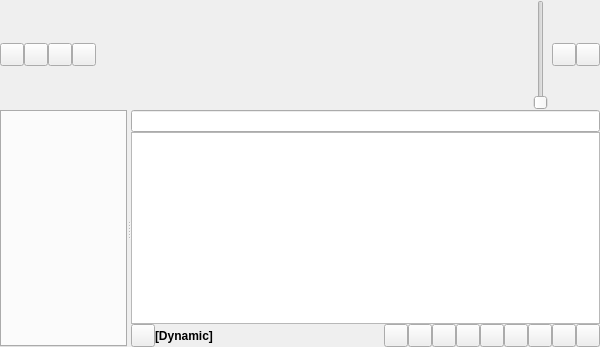
<?xml version="1.0" encoding="UTF-8"?>
<ui version="4.0">
 <class>MainWindow</class>
 <widget class="QWidget" name="MainWindow">
  <property name="geometry">
   <rect>
    <x>0</x>
    <y>0</y>
    <width>600</width>
    <height>347</height>
   </rect>
  </property>
  <layout class="QVBoxLayout" name="verticalLayout">
   <property name="spacing">
    <number>0</number>
   </property>
   <property name="margin">
    <number>0</number>
   </property>
   <item>
    <widget class="QWidget" name="toolbar" native="true">
     <layout class="QHBoxLayout" name="toolbarLayout">
      <property name="spacing">
       <number>0</number>
      </property>
      <property name="margin">
       <number>0</number>
      </property>
      <item>
       <widget class="ToolButton" name="prevTrackButton"/>
      </item>
      <item>
       <widget class="ToolButton" name="playPauseTrackButton"/>
      </item>
      <item>
       <widget class="ToolButton" name="stopTrackButton"/>
      </item>
      <item>
       <widget class="ToolButton" name="nextTrackButton"/>
      </item>
      <item>
       <spacer name="volumeSliderSpacer">
        <property name="orientation">
         <enum>Qt::Horizontal</enum>
        </property>
        <property name="sizeType">
         <enum>QSizePolicy::Fixed</enum>
        </property>
        <property name="sizeHint" stdset="0">
         <size>
          <width>4</width>
          <height>4</height>
         </size>
        </property>
       </spacer>
      </item>
      <item>
       <widget class="CoverWidget" name="coverWidget"/>
      </item>
      <item>
       <widget class="NowPlayingWidget" name="nowPlaying"/>
      </item>
      <item>
       <spacer name="volumeSliderSpacera">
        <property name="orientation">
         <enum>Qt::Horizontal</enum>
        </property>
        <property name="sizeType">
         <enum>QSizePolicy::Fixed</enum>
        </property>
        <property name="sizeHint" stdset="0">
         <size>
          <width>4</width>
          <height>4</height>
         </size>
        </property>
       </spacer>
      </item>
      <item>
       <widget class="VolumeSlider" name="volumeSlider"/>
      </item>
      <item>
       <spacer name="volumeSliderSpacer">
        <property name="orientation">
         <enum>Qt::Horizontal</enum>
        </property>
        <property name="sizeType">
         <enum>QSizePolicy::Fixed</enum>
        </property>
        <property name="sizeHint" stdset="0">
         <size>
          <width>4</width>
          <height>4</height>
         </size>
        </property>
       </spacer>
      </item>
      <item>
       <widget class="ToolButton" name="songInfoButton"/>
      </item>
      <item>
       <widget class="MenuButton" name="menuButton"/>
      </item>
     </layout>
    </widget>
   </item>
   <item>
    <widget class="MessageWidget" name="messageWidget"/>
   </item>
   <item>
    <widget class="QStackedWidget" name="stack">
     <property name="currentIndex">
      <number>0</number>
     </property>
     <widget class="AutohidingSplitter" name="splitter">
      <property name="enabled">
       <bool>true</bool>
      </property>
      <property name="sizePolicy">
       <sizepolicy hsizetype="MinimumExpanding" vsizetype="MinimumExpanding">
        <horstretch>0</horstretch>
        <verstretch>0</verstretch>
       </sizepolicy>
      </property>
      <property name="orientation">
       <enum>Qt::Horizontal</enum>
      </property>
      <widget class="QWidget" name="tabWidgetContainer">
       <layout class="QVBoxLayout" name="vlayout">
        <property name="spacing">
         <number>0</number>
        </property>
        <property name="leftMargin">
         <number>0</number>
        </property>
        <property name="topMargin">
         <number>0</number>
        </property>
        <property name="rightMargin">
         <number>0</number>
        </property>
        <property name="bottomMargin">
         <number>0</number>
        </property>
        <item>
         <widget class="FancyTabWidget" name="tabWidget">
          <property name="minimumSize">
           <size>
            <width>32</width>
            <height>32</height>
           </size>
          </property>
         </widget>
        </item>
       </layout>
      </widget>
      <widget class="QWidget" name="playQueueWidget">
       <property name="sizePolicy">
        <sizepolicy hsizetype="Expanding" vsizetype="Expanding">
         <horstretch>2</horstretch>
         <verstretch>0</verstretch>
        </sizepolicy>
       </property>
       <layout class="QVBoxLayout" name="vlayoutx">
        <property name="spacing">
         <number>0</number>
        </property>
        <property name="margin">
         <number>0</number>
        </property>
        <item>
         <widget class="SearchWidget" name="playQueueSearchWidget"/>
        </item>
        <item>
         <widget class="PlayQueueView" name="playQueue"/>
        </item>
        <item>
         <layout class="QHBoxLayout" name="hlayout">
          <property name="spacing">
           <number>0</number>
          </property>
          <property name="margin">
           <number>0</number>
          </property>
          <item>
           <widget class="ToolButton" name="stopDynamicButton"/>
          </item>
          <item>
           <widget class="QLabel" name="dynamicLabel">
            <property name="font">
             <font>
              <weight>75</weight>
              <bold>true</bold>
             </font>
            </property>
            <property name="text">
             <string>[Dynamic]</string>
            </property>
           </widget>
          </item>
          <item>
           <widget class="SqueezedTextLabel" name="playQueueStatsLabel"/>
          </item>
          <item>
           <spacer>
            <property name="orientation">
             <enum>Qt::Horizontal</enum>
            </property>
            <property name="sizeHint" stdset="0">
             <size>
              <width>6</width>
              <height>21</height>
             </size>
            </property>
           </spacer>
          </item>
          <item>
           <widget class="ScrobblingLove" name="loveTrack"/>
          </item>
          <item>
           <widget class="ScrobblingStatus" name="scrobblingStatus"/>
          </item>
          <item>
           <widget class="ToolButton" name="repeatButton">
            <property name="checkable">
             <bool>true</bool>
            </property>
            <property name="checked">
             <bool>false</bool>
            </property>
           </widget>
          </item>
          <item>
           <widget class="ToolButton" name="singleButton">
            <property name="checkable">
             <bool>true</bool>
            </property>
            <property name="checked">
             <bool>false</bool>
            </property>
           </widget>
          </item>
          <item>
           <widget class="ToolButton" name="randomButton">
            <property name="checkable">
             <bool>true</bool>
            </property>
           </widget>
          </item>
          <item>
           <widget class="ToolButton" name="consumeButton">
            <property name="checkable">
             <bool>true</bool>
            </property>
           </widget>
          </item>
          <item>
           <widget class="SpacerWidget" name="midSpacer" native="true"/>
          </item>
          <item>
           <widget class="ToolButton" name="centerPlayQueueButton"/>
          </item>
          <item>
           <widget class="ToolButton" name="savePlayQueueButton"/>
          </item>
          <item>
           <widget class="SpacerWidget" name="horizontalSpacer_4" native="true"/>
          </item>
          <item>
           <widget class="ToolButton" name="clearPlayQueueButton"/>
          </item>
          <item>
           <widget class="SizeWidget" name="sizeWidget"/>
          </item>
          <item>
           <widget class="SizeGrip" name="sizeGrip" native="true"/>
          </item>
         </layout>
        </item>
       </layout>
      </widget>
     </widget>
     <widget class="ContextWidget" name="context"/>
    </widget>
   </item>
  </layout>
 </widget>
 <customwidgets>
  <customwidget>
   <class>SqueezedTextLabel</class>
   <extends>QLabel</extends>
   <header>support/squeezedtextlabel.h</header>
  </customwidget>
  <customwidget>
   <class>NowPlayingWidget</class>
   <extends>QWidget</extends>
   <header>widgets/nowplayingwidget.h</header>
  </customwidget>
  <customwidget>
   <class>PlayQueueView</class>
   <extends>QTreeView</extends>
   <header>widgets/playqueueview.h</header>
  </customwidget>
  <customwidget>
   <class>FancyTabWidget</class>
   <extends>QTabWidget</extends>
   <header>support/fancytabwidget.h</header>
   <container>1</container>
  </customwidget>
  <customwidget>
   <class>MessageWidget</class>
   <extends>QFrame</extends>
   <header>support/messagewidget.h</header>
   <container>1</container>
  </customwidget>
  <customwidget>
   <class>AutohidingSplitter</class>
   <extends>QSplitter</extends>
   <header>widgets/autohidingsplitter.h</header>
   <container>1</container>
  </customwidget>
  <customwidget>
   <class>MenuButton</class>
   <extends>QToolButton</extends>
   <header>widgets/menubutton.h</header>
  </customwidget>
  <customwidget>
   <class>ToolButton</class>
   <extends>QToolButton</extends>
   <header>widgets/toolbutton.h</header>
  </customwidget>
  <customwidget>
   <class>ContextWidget</class>
   <extends>QWidget</extends>
   <header>context/contextwidget.h</header>
  </customwidget>
  <customwidget>
   <class>SearchWidget</class>
   <extends>QLineEdit</extends>
   <header>widgets/searchwidget.h</header>
  </customwidget>
  <customwidget>
   <class>SpacerWidget</class>
   <extends>QWidget</extends>
   <header>widgets/spacerwidget.h</header>
  </customwidget>
  <customwidget>
   <class>SizeWidget</class>
   <extends>QWidget</extends>
   <header>widgets/sizewidget.h</header>
  </customwidget>
  <customwidget>
   <class>SizeGrip</class>
   <extends>QWidget</extends>
   <header>widgets/sizegrip.h</header>
  </customwidget>
  <customwidget>
   <class>CoverWidget</class>
   <extends>QLabel</extends>
   <header>widgets/coverwidget.h</header>
  </customwidget>
  <customwidget>
   <class>VolumeSlider</class>
   <extends>QSlider</extends>
   <header>widgets/volumeslider.h</header>
  </customwidget>
  <customwidget>
   <class>ScrobblingStatus</class>
   <extends>QToolButton</extends>
   <header>scrobbling/scrobblingstatus.h</header>
  </customwidget>
  <customwidget>
   <class>ScrobblingLove</class>
   <extends>QToolButton</extends>
   <header>scrobbling/scrobblinglove.h</header>
  </customwidget>
 </customwidgets>
 <resources/>
 <connections/>
</ui>
